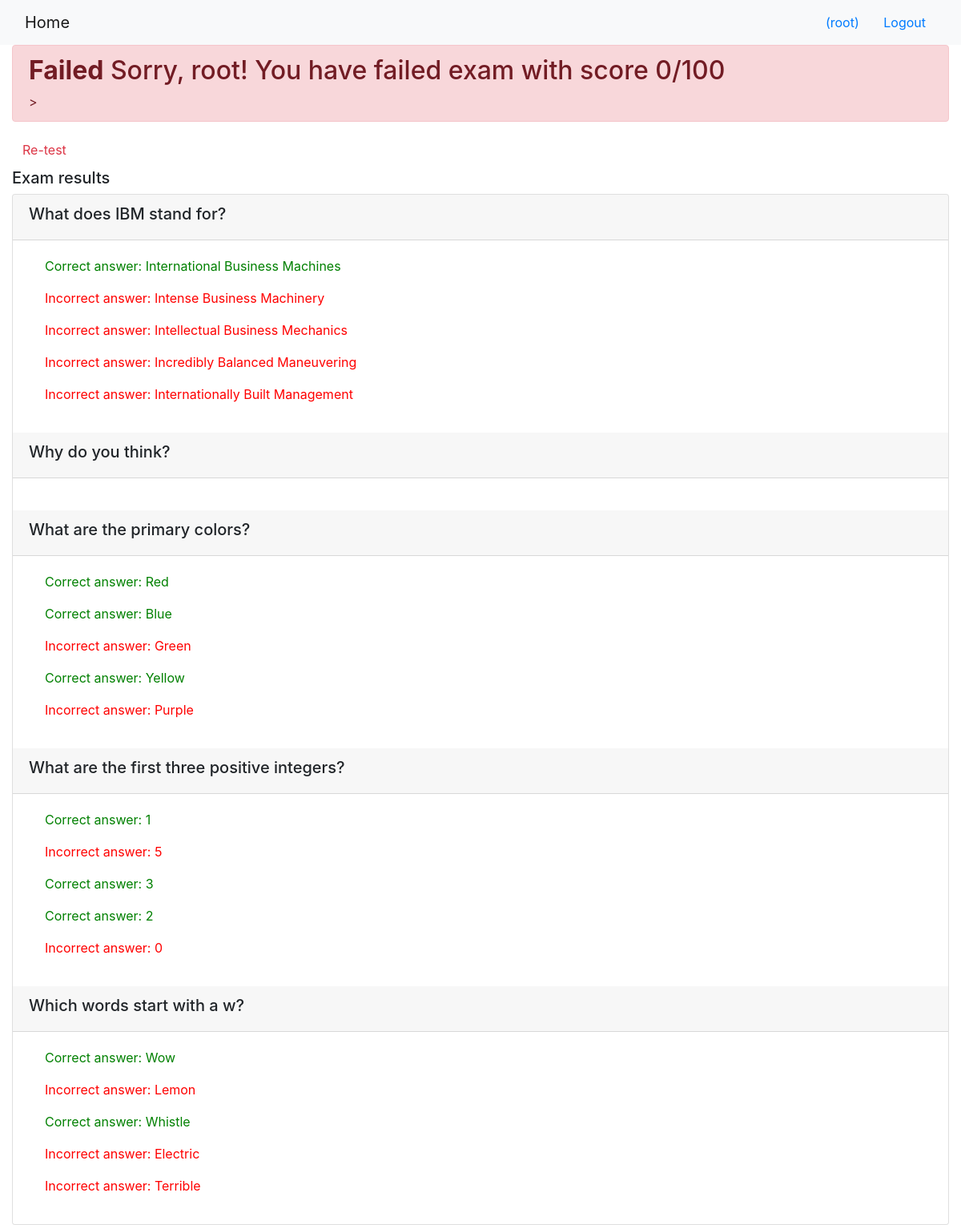
The page /onlinecourse/course/1/submission/1/result/ (signed in) on the database its author committed.
### onlinecourse/models.py (models this page shows, shortened)
class Question(models.Model):
    course = models.ForeignKey(Course, null=True, on_delete=models.CASCADE)
    question_text = models.CharField(max_length=1000)
    grade = models.IntegerField(default=0)
    def is_get_score(self, selected_ids):
        all_answers = self.choice_set.filter(is_correct=True).count()
        selected_correct = self.choice_set.filter(is_correct=True, id__in=selected_ids).count()
        if all_answers == selected_correct:
            return True
        else:
            return False

class Choice(models.Model):
    choice_text = models.CharField(max_length=500)
    is_correct = models.BooleanField(default=False)
    question_id = models.ForeignKey(Question, on_delete=models.CASCADE)

### onlinecourse/views.py (the view)
# urls.py: path('course/<int:course_id>/submission/<int:submission_id>/result/', views.show_exam_result, name='show_exam_result'),
def show_exam_result(request, course_id, submission_id):
    context = {}
    context['submission'] = []
    all_points = 0
    score = 0
    course = Course.objects.get(pk=course_id)
    submission = Submission.objects.get(pk=submission_id)
    questions = Question.objects.filter(course=course)
    for each in questions:
        all_points += each.grade
        if each.is_get_score(submission.choices.all()):
            score += each.grade
    context['grade'] = int(score/all_points * 100)
    context['course'] = course
    return render(request, 'onlinecourse/exam_result_bootstrap.html', context)

### onlinecourse/templates/onlinecourse/exam_result_bootstrap.html (shortened to what this page needs)
<!DOCTYPE html>
<html lang="en">
<head>
    {% load static %}
    <link rel="stylesheet" href="https://maxcdn.bootstrapcdn.com/bootstrap/4.5.2/css/bootstrap.min.css">
</head>
<body>
 <nav class="navbar navbar-light bg-light">
    <div class="container-fluid">
        <div class="navbar-header">
              <a class="navbar-brand" href="{% url 'onlinecourse:index' %}">Home</a>
        </div>
        <ul class="nav navbar-nav navbar-right">
            {% if user.is_authenticated %}
            <li>
                <a class="btn btn-link" href="#">{{ user.first_name }}({{ user.username }})</a>
                <a class="btn btn-link" href="{% url 'onlinecourse:logout' %}">Logout</a>
            </li>
            {% endif %}
        </ul>
    </div>
</nav>
<div class="container-fluid">
    {% if grade > 80 %}
    <div class="alert alert-success">
       <h2><b>Congratulations, {{user.username}}!</b> You have passed the exam and completed the course with score {{grade}}/100</h2>
    </div>
        {% else %}
        <div class="alert alert-danger">
        <h2><b>Failed</b> Sorry, {{user.username}}! You have failed exam with score {{grade}}/100</h2>>
        </div>
        <a class="btn btn-link text-danger" href="{% url 'onlinecourse:course_details' course.id %}">Re-test</a>
        {% endif %}
        <div class="card-columns-vertical mt-1">
        <h5 class="">Exam results</h5>
            <div class="card mt-1">
                {% for question in course.question_set.all%}
                    <div class="card-header"><h5>{{question.question_text}}</h5></div>
                        <div class="card-body">
                            {% for choice in question.choice_set.all %}
                                <div class="form-check">
                                    <label class="form-check-label">
                                        {% if choice.is_correct is True %}
                                            <p style="color: green;">Correct answer: {{choice.choice_text}}</p>
                                        {% elif choice.is_correct is False %}
                                            <p style="color: red;">Incorrect answer: {{choice.choice_text}}</p>
                                        {% else %}
                                            <p style="color: yellow;">Not selected: {{choice.choice_text}}</p>
                                        {% endif %}
                                </div>
                            {% endfor %}
                        </div>
                {% endfor %}
            </div>
        </div>
    </div>
</body>
</html>

### rows shown on the page
Question: question_text "What does IBM stand for?"
Choice: choice_text "International Business Machines"
Choice: choice_text "Intense Business Machinery"
Choice: choice_text "Intellectual Business Mechanics"
Choice: choice_text "Incredibly Balanced Maneuvering"
Choice: choice_text "Internationally Built Management"
Question: question_text "Why do you think?"
Question: question_text "What are the primary colors?"
Choice: choice_text "Red"
Choice: choice_text "Blue"
Choice: choice_text "Green"
Choice: choice_text "Yellow"
Choice: choice_text "Purple"
Question: question_text "What are the first three positive integers?"
Choice: choice_text "1"
Choice: choice_text "5"
Choice: choice_text "3"
Choice: choice_text "2"
Choice: choice_text "0"
Question: question_text "Which words start with a w?"
Choice: choice_text "Wow"
Choice: choice_text "Lemon"
Choice: choice_text "Whistle"
Choice: choice_text "Electric"
Choice: choice_text "Terrible"

### other values the page prints
{{ user.username }} "root"
{{ grade }} "0"
